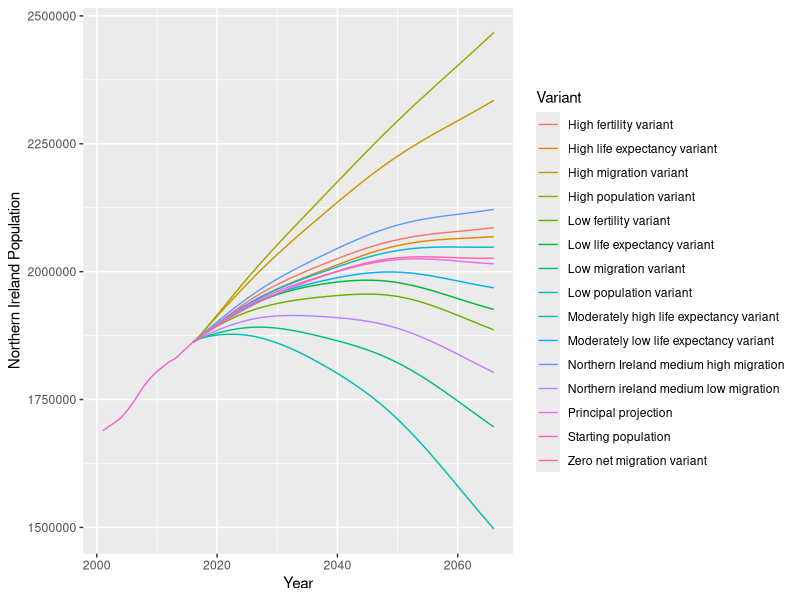

Recreate this plot in R.
library(tidyverse)
library(gganimate)
library(RColorBrewer) # We'll be using this to create a new colour palette later

#setwd()
getwd()

projections <- read.csv("popProjections.csv",sep="\t", stringsAsFactors = F)
projections <- gather(projections,key="Year",value="Population", -Variant)
projections$Year <- parse_number(projections$Year)
projections$Population <- parse_number(projections$Population)

pastData <- read.csv("popHistory.csv",sep="\t")

allData <- rbind(pastData, projections)

ggplot() +
  geom_line(data = allData, aes(x=Year, y=Population, group=Variant, colour=Variant)) +
  labs(y = "Northern Ireland Population") 
